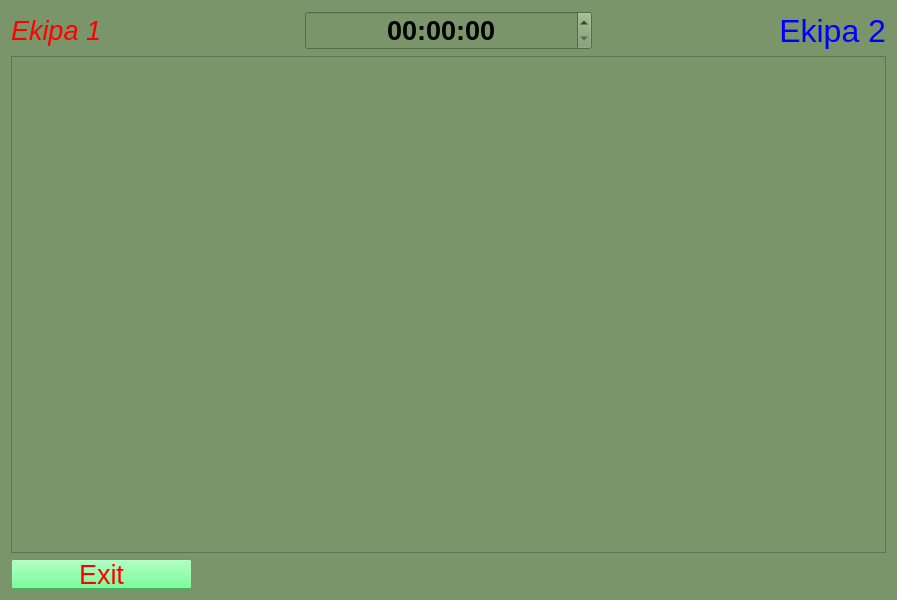
<?xml version="1.0" encoding="UTF-8"?>
<ui version="4.0">
 <class>Game</class>
 <widget class="QDialog" name="Game">
  <property name="geometry">
   <rect>
    <x>0</x>
    <y>0</y>
    <width>897</width>
    <height>600</height>
   </rect>
  </property>
  <property name="windowTitle">
   <string>Dialog</string>
  </property>
  <property name="styleSheet">
   <string notr="true">background-color: rgb(121, 149, 105);</string>
  </property>
  <layout class="QGridLayout" name="gridLayout">
   <item row="2" column="0">
    <layout class="QHBoxLayout" name="horizontalLayout_2">
     <item>
      <widget class="QWidget" name="widget" native="true">
       <property name="minimumSize">
        <size>
         <width>50</width>
         <height>30</height>
        </size>
       </property>
       <property name="layoutDirection">
        <enum>Qt::LeftToRight</enum>
       </property>
       <widget class="QPushButton" name="exit_button">
        <property name="geometry">
         <rect>
          <x>0</x>
          <y>0</y>
          <width>181</width>
          <height>30</height>
         </rect>
        </property>
        <property name="minimumSize">
         <size>
          <width>50</width>
          <height>0</height>
         </size>
        </property>
        <property name="font">
         <font>
          <pointsize>20</pointsize>
          <weight>50</weight>
          <bold>false</bold>
         </font>
        </property>
        <property name="focusPolicy">
         <enum>Qt::NoFocus</enum>
        </property>
        <property name="styleSheet">
         <string notr="true">background-color: rgb(85, 255, 127);
color: rgb(255, 0, 0);</string>
        </property>
        <property name="text">
         <string>Exit</string>
        </property>
       </widget>
      </widget>
     </item>
    </layout>
   </item>
   <item row="0" column="0">
    <layout class="QVBoxLayout" name="verticalLayout">
     <item>
      <layout class="QHBoxLayout" name="horizontalLayout">
       <item>
        <widget class="QLabel" name="label_2">
         <property name="font">
          <font>
           <pointsize>20</pointsize>
           <italic>true</italic>
          </font>
         </property>
         <property name="styleSheet">
          <string notr="true">color: rgb(255, 0, 0);</string>
         </property>
         <property name="text">
          <string>Ekipa 1</string>
         </property>
         <property name="alignment">
          <set>Qt::AlignLeading|Qt::AlignLeft|Qt::AlignVCenter</set>
         </property>
        </widget>
       </item>
       <item>
        <widget class="QTimeEdit" name="timeEdit">
         <property name="maximumSize">
          <size>
           <width>16777215</width>
           <height>1677</height>
          </size>
         </property>
         <property name="font">
          <font>
           <pointsize>20</pointsize>
           <weight>75</weight>
           <italic>false</italic>
           <bold>true</bold>
          </font>
         </property>
         <property name="focusPolicy">
          <enum>Qt::NoFocus</enum>
         </property>
         <property name="alignment">
          <set>Qt::AlignCenter</set>
         </property>
        </widget>
       </item>
       <item>
        <widget class="QLabel" name="label">
         <property name="font">
          <font>
           <pointsize>24</pointsize>
          </font>
         </property>
         <property name="styleSheet">
          <string notr="true">color: rgb(0, 0, 255);</string>
         </property>
         <property name="text">
          <string>Ekipa 2</string>
         </property>
         <property name="alignment">
          <set>Qt::AlignRight|Qt::AlignTrailing|Qt::AlignVCenter</set>
         </property>
        </widget>
       </item>
      </layout>
     </item>
     <item>
      <widget class="QGraphicsView" name="view">
       <property name="maximumSize">
        <size>
         <width>16777</width>
         <height>16777215</height>
        </size>
       </property>
       <property name="focusPolicy">
        <enum>Qt::NoFocus</enum>
       </property>
       <property name="styleSheet">
        <string notr="true">background-image: url(:/img/img/bg.png);</string>
       </property>
       <property name="backgroundBrush">
        <brush brushstyle="NoBrush">
         <color alpha="255">
          <red>255</red>
          <green>255</green>
          <blue>255</blue>
         </color>
        </brush>
       </property>
      </widget>
     </item>
    </layout>
   </item>
  </layout>
 </widget>
 <resources/>
 <connections/>
</ui>
